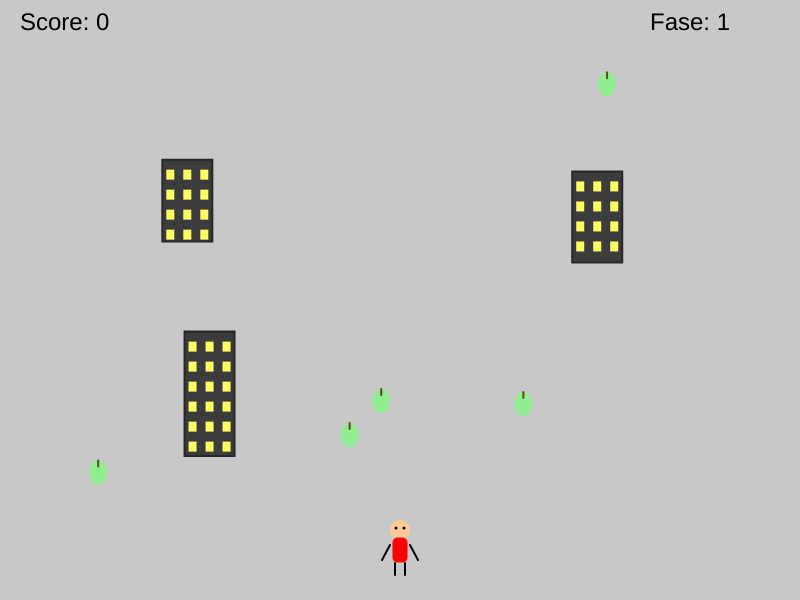
Frame 1 (no input)
Frame 60 (no input): identical to frame 1, image omitted
Frame 120 (the mouse pressed at the canvas centre since frame 60): identical to frame 1, image omitted

The p5.js sketch that drew this single still picture (run headless with seeded random() and noise() and a simulated clock; from frame 60 on, the mouse is pressed at the canvas centre):

// p5.js sketch
// ── sketch.js
let player;
let items = [];
let obstacles = [];
let gameState = "playing";
let score = 0;
let level = 1;
let creditsY = -50;
let creditSpeed = 2;

function setup() {
  createCanvas(800, 600);
  player = new Player();
  generateLevel(level);
}

function draw() {
  background(200);

  if (gameState === "playing") {
    player.update();
    player.display();

    for (let i = items.length - 1; i >= 0; i--) {
      items[i].display();
      if (player.collectItem(items[i])) {
        items.splice(i, 1);
        score++;
      }
    }

    for (let obs of obstacles) {
      obs.display();
      if (player.collidesWith(obs)) {
        gameState = "gameOver";
      }
    }

    displayScore();

    if (items.length === 0) {
      nextLevel();
    }
  } else if (gameState === "gameOver") {
    displayGameOver();

    if (creditsY < height) {
      creditsY += creditSpeed;
    } else {
      creditsY = -50;
    }

    displayCredits();
  }
}

function displayScore() {
  fill(0);
  textSize(24);
  text("Score: " + score, 20, 30);
  text("Fase: " + level, width - 150, 30);
}

function displayCredits() {
  fill(255);
  textSize(16);
  textAlign(CENTER, CENTER);

  text("Créditos: ", width / 6, creditsY);
  text("Jogo criado com P5.js", width / 6, creditsY + 20);
  text("Ideia do ChatGPT", width / 6, creditsY + 40);
  text("Canais do YouTube", width / 6, creditsY + 60);
}

function displayGameOver() {
  background(0);
  textAlign(CENTER, CENTER);

  fill(255, 0, 0);
  textSize(48);
  text("Game Over", width / 2, height / 2 - 50);

  fill(0, 0, 255);
  textSize(24);
  text("Press 'R' to Restart", width / 2, height / 2 + 50);

  if (keyIsPressed && key === 'r') {
    resetGame();
  }
}

function nextLevel() {
  level++;
  score = 0;
  generateLevel(level);
}

function generateLevel(level) {
  items = [];
  obstacles = [];

  for (let i = 0; i < level * 3; i++) {
    let w = 50;
    let h = random(60, 150);
    let x = random(50, width - w - 50);
    let y = random(50, height - h - 50);
    obstacles.push(new Obstacle(x, y, w, h));
  }

  for (let i = 0; i < level * 5; i++) {
    let valid = false;
    let attempts = 0;
    while (!valid && attempts < 100) {
      let x = random(50, width - 50);
      let y = random(50, height - 50);
      let tooClose = false;

      for (let obs of obstacles) {
        let d = dist(x, y, obs.x + obs.w / 2, obs.y + obs.h / 2);
        if (d < 80) {
          tooClose = true;
          break;
        }
      }

      if (!tooClose) {
        items.push(new Item(x, y));
        valid = true;
      }
      attempts++;
    }
  }
}

function resetGame() {
  level = 1;
  score = 0;
  gameState = "playing";
  generateLevel(level);
}

class Player {
  constructor() {
    this.x = width / 2;
    this.y = height - 50;
    this.size = 30;
    this.speed = 5;
  }

  update() {
    if (keyIsDown(LEFT_ARROW)) this.x -= this.speed;
    if (keyIsDown(RIGHT_ARROW)) this.x += this.speed;
    if (keyIsDown(UP_ARROW)) this.y -= this.speed;
    if (keyIsDown(DOWN_ARROW)) this.y += this.speed;
  }

  display() {
    push();
    translate(this.x, this.y);
    noStroke();

    // Cabeça
    fill(255, 204, 153); // cor de pele
    ellipse(0, -20, 20, 20);

    // Corpo
    fill(255, 0, 0); // vermelho
    rectMode(CENTER);
    rect(0, 0, 15, 25, 5);

    // Braços
    stroke(0);
    strokeWeight(2);
    line(-10, -5, -18, 10); // braço esquerdo
    line(10, -5, 18, 10);   // braço direito

    // Pernas
    line(-5, 13, -5, 25);  // perna esquerda
    line(5, 13, 5, 25);    // perna direita

    // Olhos
    noStroke();
    fill(0);
    ellipse(-4, -22, 3, 3);
    ellipse(4, -22, 3, 3);

    pop();
  }

  collectItem(item) {
    let d = dist(this.x, this.y, item.x, item.y);
    return d < this.size / 2 + item.size / 2;
  }

  collidesWith(obstacle) {
    return (
      this.x + this.size / 2 > obstacle.x &&
      this.x - this.size / 2 < obstacle.x + obstacle.w &&
      this.y + this.size / 2 > obstacle.y &&
      this.y - this.size / 2 < obstacle.y + obstacle.h
    );
  }
}

class Item {
  constructor(x, y) {
    this.x = x;
    this.y = y;
    this.size = 20;
  }

  display() {
    noStroke();
    fill(144, 238, 144); // verde-pêra

    // Corpo da pêra
    ellipse(this.x, this.y + 4, this.size * 0.9, this.size * 1.2);

    // Cabinho
    stroke(101, 67, 33); // marrom
    strokeWeight(2);
    line(this.x, this.y - 8, this.x, this.y - 2);
  }
}

class Obstacle {
  constructor(x, y, w, h) {
    this.x = x;
    this.y = y;
    this.w = w;
    this.h = h;
  }

  display() {
    fill(60);
    stroke(40);
    rect(this.x, this.y, this.w, this.h);

    let cols = 3;
    let rows = floor(this.h / 20);
    let windowW = 8;
    let windowH = 10;
    fill(255, 255, 100);
    noStroke();

    for (let i = 0; i < cols; i++) {
      for (let j = 0; j < rows; j++) {
        let wx = this.x + 8 + i * (this.w - 16) / (cols - 1) - windowW / 2;
        let wy = this.y + 10 + j * 20;
        rect(wx, wy, windowW, windowH);
      }
    }
  }
}
